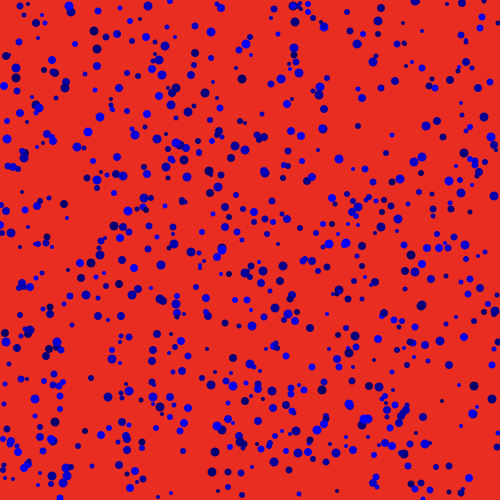
Frame 1 (no input)
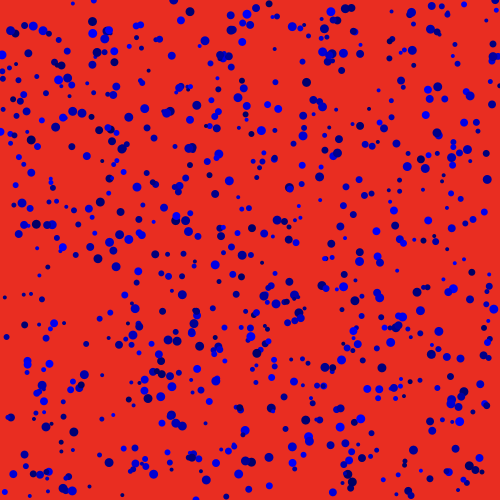
Frame 60 (the mouse pressed at the canvas centre just before this capture)
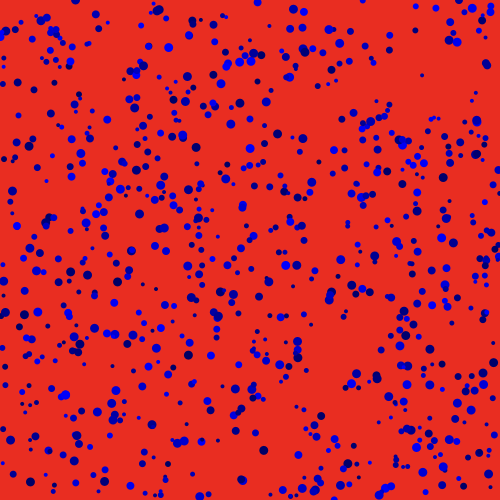
Frame 120 (the mouse held since frame 60 and released just before this capture)

The Processing sketch that drew these frames (run headless with seeded random() and noise(); from frame 60 on, the mouse is pressed at the canvas centre):

// Processing sketch: processing_106018
// ── processing_106018.pde

int numBalls = 800;

float xBallPos[] = new float[numBalls];
float yBallPos[] = new float[numBalls];

float xSpeed[] = new float[numBalls];
float ySpeed[] = new float[numBalls];
float ballSize[] = new float[numBalls];

color ballColor[] = new color[numBalls];


void setup(){
  background(255);
  size(500,500);
  noStroke();
  
  
  for(int i = 0; i < numBalls; i++){
    xBallPos[i] = int(random(0, width));
    yBallPos[i] = int(random(0, height));
    
    ballSize[i] = int(random(4,10));
    xSpeed[i] = random(-5,5);
    ySpeed[i] = random(-5,5);
    
    ballColor[i] = color(0,0,random(100,255));

  }
}


void draw(){
  background(233,45,33);
  
  
 
  for(int i = 0; i < numBalls; i++){
    fill(ballColor[i]);
    ellipse(xBallPos[i], yBallPos[i], ballSize[i], ballSize[i]);


  }
  
  
  
  for(int i = 0; i < numBalls; i++){
    xBallPos[i] = xBallPos[i] + xSpeed[i];
    yBallPos[i] = yBallPos[i] + ySpeed[i];
  }
  
 for(int i= 0; i < numBalls; i++){
  if(xBallPos[i] > width - ballSize[i]/2 || xBallPos[i] < ballSize[i]/2)
  {xSpeed[i] = xSpeed[i] * -1;}
  
  if(yBallPos[i] > width - ballSize[i]/2 || yBallPos[i] < ballSize[i]/2)
  {ySpeed[i] = ySpeed[i] * -1;}
  
  
}
}
